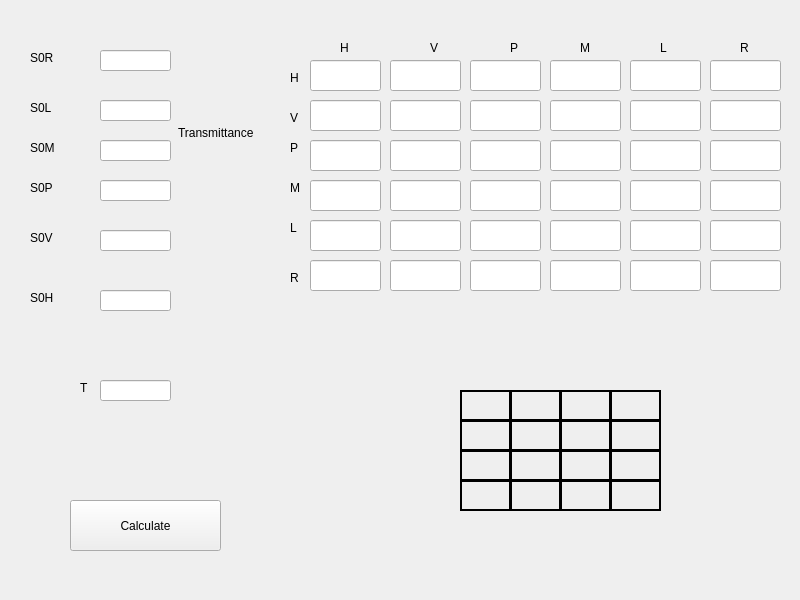
<?xml version="1.0" encoding="UTF-8"?>
<ui version="4.0">
 <class>MainWindow</class>
 <widget class="QMainWindow" name="MainWindow">
  <property name="geometry">
   <rect>
    <x>0</x>
    <y>0</y>
    <width>800</width>
    <height>600</height>
   </rect>
  </property>
  <property name="windowTitle">
   <string>MainWindow</string>
  </property>
  <widget class="QWidget" name="centralwidget">
   <widget class="QLabel" name="Htran">
    <property name="geometry">
     <rect>
      <x>290</x>
      <y>70</y>
      <width>16</width>
      <height>16</height>
     </rect>
    </property>
    <property name="text">
     <string>H </string>
    </property>
   </widget>
   <widget class="QLabel" name="Vtran">
    <property name="geometry">
     <rect>
      <x>290</x>
      <y>110</y>
      <width>16</width>
      <height>16</height>
     </rect>
    </property>
    <property name="text">
     <string>V</string>
    </property>
   </widget>
   <widget class="QLabel" name="Mtran">
    <property name="geometry">
     <rect>
      <x>290</x>
      <y>180</y>
      <width>16</width>
      <height>16</height>
     </rect>
    </property>
    <property name="text">
     <string>M</string>
    </property>
   </widget>
   <widget class="QLabel" name="Ptran">
    <property name="geometry">
     <rect>
      <x>290</x>
      <y>140</y>
      <width>16</width>
      <height>16</height>
     </rect>
    </property>
    <property name="text">
     <string>P</string>
    </property>
   </widget>
   <widget class="QLabel" name="Hrec">
    <property name="geometry">
     <rect>
      <x>340</x>
      <y>40</y>
      <width>16</width>
      <height>16</height>
     </rect>
    </property>
    <property name="text">
     <string>H </string>
    </property>
   </widget>
   <widget class="QLabel" name="Mrec">
    <property name="geometry">
     <rect>
      <x>580</x>
      <y>40</y>
      <width>16</width>
      <height>16</height>
     </rect>
    </property>
    <property name="text">
     <string>M</string>
    </property>
   </widget>
   <widget class="QLabel" name="Prec">
    <property name="geometry">
     <rect>
      <x>510</x>
      <y>40</y>
      <width>16</width>
      <height>16</height>
     </rect>
    </property>
    <property name="text">
     <string>P</string>
    </property>
   </widget>
   <widget class="QLabel" name="Vrec">
    <property name="geometry">
     <rect>
      <x>430</x>
      <y>40</y>
      <width>16</width>
      <height>16</height>
     </rect>
    </property>
    <property name="text">
     <string>V</string>
    </property>
   </widget>
   <widget class="QPushButton" name="calculate">
    <property name="geometry">
     <rect>
      <x>70</x>
      <y>500</y>
      <width>151</width>
      <height>51</height>
     </rect>
    </property>
    <property name="text">
     <string>Calculate</string>
    </property>
   </widget>
   <widget class="QLabel" name="label_9">
    <property name="geometry">
     <rect>
      <x>30</x>
      <y>50</y>
      <width>59</width>
      <height>16</height>
     </rect>
    </property>
    <property name="text">
     <string>S0R</string>
    </property>
   </widget>
   <widget class="QLabel" name="label_10">
    <property name="geometry">
     <rect>
      <x>30</x>
      <y>140</y>
      <width>59</width>
      <height>16</height>
     </rect>
    </property>
    <property name="text">
     <string>S0M</string>
    </property>
   </widget>
   <widget class="QLabel" name="label_11">
    <property name="geometry">
     <rect>
      <x>30</x>
      <y>100</y>
      <width>59</width>
      <height>16</height>
     </rect>
    </property>
    <property name="text">
     <string>S0L</string>
    </property>
   </widget>
   <widget class="QLabel" name="label_12">
    <property name="geometry">
     <rect>
      <x>30</x>
      <y>180</y>
      <width>59</width>
      <height>16</height>
     </rect>
    </property>
    <property name="text">
     <string>S0P</string>
    </property>
   </widget>
   <widget class="QLabel" name="label_13">
    <property name="geometry">
     <rect>
      <x>30</x>
      <y>230</y>
      <width>59</width>
      <height>16</height>
     </rect>
    </property>
    <property name="text">
     <string>S0V</string>
    </property>
   </widget>
   <widget class="QLabel" name="label_14">
    <property name="geometry">
     <rect>
      <x>30</x>
      <y>290</y>
      <width>59</width>
      <height>16</height>
     </rect>
    </property>
    <property name="text">
     <string>S0H</string>
    </property>
   </widget>
   <widget class="QLabel" name="label_15">
    <property name="geometry">
     <rect>
      <x>178</x>
      <y>120</y>
      <width>91</width>
      <height>20</height>
     </rect>
    </property>
    <property name="text">
     <string>Transmittance</string>
    </property>
    <property name="alignment">
     <set>Qt::AlignBottom|Qt::AlignLeading|Qt::AlignLeft</set>
    </property>
   </widget>
   <widget class="QLabel" name="T">
    <property name="geometry">
     <rect>
      <x>80</x>
      <y>380</y>
      <width>21</width>
      <height>16</height>
     </rect>
    </property>
    <property name="text">
     <string>T</string>
    </property>
   </widget>
   <widget class="QLineEdit" name="S0R">
    <property name="geometry">
     <rect>
      <x>100</x>
      <y>50</y>
      <width>71</width>
      <height>21</height>
     </rect>
    </property>
   </widget>
   <widget class="QLineEdit" name="HH">
    <property name="geometry">
     <rect>
      <x>310</x>
      <y>60</y>
      <width>71</width>
      <height>31</height>
     </rect>
    </property>
   </widget>
   <widget class="QLineEdit" name="VH">
    <property name="geometry">
     <rect>
      <x>310</x>
      <y>100</y>
      <width>71</width>
      <height>31</height>
     </rect>
    </property>
   </widget>
   <widget class="QLineEdit" name="PH">
    <property name="geometry">
     <rect>
      <x>310</x>
      <y>140</y>
      <width>71</width>
      <height>31</height>
     </rect>
    </property>
   </widget>
   <widget class="QLineEdit" name="MH">
    <property name="geometry">
     <rect>
      <x>310</x>
      <y>180</y>
      <width>71</width>
      <height>31</height>
     </rect>
    </property>
   </widget>
   <widget class="QLineEdit" name="HV">
    <property name="geometry">
     <rect>
      <x>390</x>
      <y>60</y>
      <width>71</width>
      <height>31</height>
     </rect>
    </property>
   </widget>
   <widget class="QLineEdit" name="VV">
    <property name="geometry">
     <rect>
      <x>390</x>
      <y>100</y>
      <width>71</width>
      <height>31</height>
     </rect>
    </property>
   </widget>
   <widget class="QLineEdit" name="PV">
    <property name="geometry">
     <rect>
      <x>390</x>
      <y>140</y>
      <width>71</width>
      <height>31</height>
     </rect>
    </property>
   </widget>
   <widget class="QLineEdit" name="MV">
    <property name="geometry">
     <rect>
      <x>390</x>
      <y>180</y>
      <width>71</width>
      <height>31</height>
     </rect>
    </property>
   </widget>
   <widget class="QLineEdit" name="HP">
    <property name="geometry">
     <rect>
      <x>470</x>
      <y>60</y>
      <width>71</width>
      <height>31</height>
     </rect>
    </property>
   </widget>
   <widget class="QLineEdit" name="VP">
    <property name="geometry">
     <rect>
      <x>470</x>
      <y>100</y>
      <width>71</width>
      <height>31</height>
     </rect>
    </property>
   </widget>
   <widget class="QLineEdit" name="PP">
    <property name="geometry">
     <rect>
      <x>470</x>
      <y>140</y>
      <width>71</width>
      <height>31</height>
     </rect>
    </property>
   </widget>
   <widget class="QLineEdit" name="MP">
    <property name="geometry">
     <rect>
      <x>470</x>
      <y>180</y>
      <width>71</width>
      <height>31</height>
     </rect>
    </property>
   </widget>
   <widget class="QLineEdit" name="HM">
    <property name="geometry">
     <rect>
      <x>550</x>
      <y>60</y>
      <width>71</width>
      <height>31</height>
     </rect>
    </property>
   </widget>
   <widget class="QLineEdit" name="VM">
    <property name="geometry">
     <rect>
      <x>550</x>
      <y>100</y>
      <width>71</width>
      <height>31</height>
     </rect>
    </property>
   </widget>
   <widget class="QLineEdit" name="PM">
    <property name="geometry">
     <rect>
      <x>550</x>
      <y>140</y>
      <width>71</width>
      <height>31</height>
     </rect>
    </property>
   </widget>
   <widget class="QLineEdit" name="MM">
    <property name="geometry">
     <rect>
      <x>550</x>
      <y>180</y>
      <width>71</width>
      <height>31</height>
     </rect>
    </property>
   </widget>
   <widget class="QLineEdit" name="S0H">
    <property name="geometry">
     <rect>
      <x>100</x>
      <y>290</y>
      <width>71</width>
      <height>21</height>
     </rect>
    </property>
   </widget>
   <widget class="QLineEdit" name="S0V">
    <property name="geometry">
     <rect>
      <x>100</x>
      <y>230</y>
      <width>71</width>
      <height>21</height>
     </rect>
    </property>
   </widget>
   <widget class="QLineEdit" name="S0P">
    <property name="geometry">
     <rect>
      <x>100</x>
      <y>180</y>
      <width>71</width>
      <height>21</height>
     </rect>
    </property>
   </widget>
   <widget class="QLineEdit" name="S0M">
    <property name="geometry">
     <rect>
      <x>100</x>
      <y>140</y>
      <width>71</width>
      <height>21</height>
     </rect>
    </property>
   </widget>
   <widget class="QLineEdit" name="S0L">
    <property name="geometry">
     <rect>
      <x>100</x>
      <y>100</y>
      <width>71</width>
      <height>21</height>
     </rect>
    </property>
   </widget>
   <widget class="QLineEdit" name="PL">
    <property name="geometry">
     <rect>
      <x>630</x>
      <y>140</y>
      <width>71</width>
      <height>31</height>
     </rect>
    </property>
   </widget>
   <widget class="QLineEdit" name="VL">
    <property name="geometry">
     <rect>
      <x>630</x>
      <y>100</y>
      <width>71</width>
      <height>31</height>
     </rect>
    </property>
   </widget>
   <widget class="QLineEdit" name="ML">
    <property name="geometry">
     <rect>
      <x>630</x>
      <y>180</y>
      <width>71</width>
      <height>31</height>
     </rect>
    </property>
   </widget>
   <widget class="QLineEdit" name="HL">
    <property name="geometry">
     <rect>
      <x>630</x>
      <y>60</y>
      <width>71</width>
      <height>31</height>
     </rect>
    </property>
   </widget>
   <widget class="QLineEdit" name="PR">
    <property name="geometry">
     <rect>
      <x>710</x>
      <y>140</y>
      <width>71</width>
      <height>31</height>
     </rect>
    </property>
   </widget>
   <widget class="QLineEdit" name="VR">
    <property name="geometry">
     <rect>
      <x>710</x>
      <y>100</y>
      <width>71</width>
      <height>31</height>
     </rect>
    </property>
   </widget>
   <widget class="QLineEdit" name="MR">
    <property name="geometry">
     <rect>
      <x>710</x>
      <y>180</y>
      <width>71</width>
      <height>31</height>
     </rect>
    </property>
   </widget>
   <widget class="QLineEdit" name="HR">
    <property name="geometry">
     <rect>
      <x>710</x>
      <y>60</y>
      <width>71</width>
      <height>31</height>
     </rect>
    </property>
   </widget>
   <widget class="QLineEdit" name="LR">
    <property name="geometry">
     <rect>
      <x>710</x>
      <y>220</y>
      <width>71</width>
      <height>31</height>
     </rect>
    </property>
   </widget>
   <widget class="QLineEdit" name="LH">
    <property name="geometry">
     <rect>
      <x>310</x>
      <y>220</y>
      <width>71</width>
      <height>31</height>
     </rect>
    </property>
   </widget>
   <widget class="QLineEdit" name="LV">
    <property name="geometry">
     <rect>
      <x>390</x>
      <y>220</y>
      <width>71</width>
      <height>31</height>
     </rect>
    </property>
   </widget>
   <widget class="QLineEdit" name="LM">
    <property name="geometry">
     <rect>
      <x>550</x>
      <y>220</y>
      <width>71</width>
      <height>31</height>
     </rect>
    </property>
   </widget>
   <widget class="QLineEdit" name="LL">
    <property name="geometry">
     <rect>
      <x>630</x>
      <y>220</y>
      <width>71</width>
      <height>31</height>
     </rect>
    </property>
   </widget>
   <widget class="QLineEdit" name="LP">
    <property name="geometry">
     <rect>
      <x>470</x>
      <y>220</y>
      <width>71</width>
      <height>31</height>
     </rect>
    </property>
   </widget>
   <widget class="QLineEdit" name="RR">
    <property name="geometry">
     <rect>
      <x>710</x>
      <y>260</y>
      <width>71</width>
      <height>31</height>
     </rect>
    </property>
   </widget>
   <widget class="QLineEdit" name="RH">
    <property name="geometry">
     <rect>
      <x>310</x>
      <y>260</y>
      <width>71</width>
      <height>31</height>
     </rect>
    </property>
   </widget>
   <widget class="QLineEdit" name="RV">
    <property name="geometry">
     <rect>
      <x>390</x>
      <y>260</y>
      <width>71</width>
      <height>31</height>
     </rect>
    </property>
   </widget>
   <widget class="QLineEdit" name="RM">
    <property name="geometry">
     <rect>
      <x>550</x>
      <y>260</y>
      <width>71</width>
      <height>31</height>
     </rect>
    </property>
   </widget>
   <widget class="QLineEdit" name="RL">
    <property name="geometry">
     <rect>
      <x>630</x>
      <y>260</y>
      <width>71</width>
      <height>31</height>
     </rect>
    </property>
   </widget>
   <widget class="QLineEdit" name="RP">
    <property name="geometry">
     <rect>
      <x>470</x>
      <y>260</y>
      <width>71</width>
      <height>31</height>
     </rect>
    </property>
   </widget>
   <widget class="QLabel" name="Ltrans">
    <property name="geometry">
     <rect>
      <x>290</x>
      <y>220</y>
      <width>16</width>
      <height>16</height>
     </rect>
    </property>
    <property name="text">
     <string>L</string>
    </property>
   </widget>
   <widget class="QLabel" name="Rtrans">
    <property name="geometry">
     <rect>
      <x>290</x>
      <y>270</y>
      <width>16</width>
      <height>16</height>
     </rect>
    </property>
    <property name="text">
     <string>R</string>
    </property>
   </widget>
   <widget class="QLabel" name="Lrec">
    <property name="geometry">
     <rect>
      <x>660</x>
      <y>40</y>
      <width>16</width>
      <height>16</height>
     </rect>
    </property>
    <property name="text">
     <string>L</string>
    </property>
   </widget>
   <widget class="QLabel" name="Rrec">
    <property name="geometry">
     <rect>
      <x>740</x>
      <y>40</y>
      <width>16</width>
      <height>16</height>
     </rect>
    </property>
    <property name="text">
     <string>R</string>
    </property>
   </widget>
   <widget class="QLabel" name="m00">
    <property name="geometry">
     <rect>
      <x>460</x>
      <y>390</y>
      <width>51</width>
      <height>31</height>
     </rect>
    </property>
    <property name="frameShape">
     <enum>QFrame::Box</enum>
    </property>
    <property name="frameShadow">
     <enum>QFrame::Plain</enum>
    </property>
    <property name="lineWidth">
     <number>2</number>
    </property>
    <property name="text">
     <string/>
    </property>
   </widget>
   <widget class="QLabel" name="m01">
    <property name="geometry">
     <rect>
      <x>510</x>
      <y>390</y>
      <width>51</width>
      <height>31</height>
     </rect>
    </property>
    <property name="frameShape">
     <enum>QFrame::Box</enum>
    </property>
    <property name="frameShadow">
     <enum>QFrame::Plain</enum>
    </property>
    <property name="lineWidth">
     <number>2</number>
    </property>
    <property name="text">
     <string/>
    </property>
   </widget>
   <widget class="QLabel" name="m02">
    <property name="geometry">
     <rect>
      <x>560</x>
      <y>390</y>
      <width>51</width>
      <height>31</height>
     </rect>
    </property>
    <property name="frameShape">
     <enum>QFrame::Box</enum>
    </property>
    <property name="frameShadow">
     <enum>QFrame::Plain</enum>
    </property>
    <property name="lineWidth">
     <number>2</number>
    </property>
    <property name="text">
     <string/>
    </property>
   </widget>
   <widget class="QLabel" name="m03">
    <property name="geometry">
     <rect>
      <x>610</x>
      <y>390</y>
      <width>51</width>
      <height>31</height>
     </rect>
    </property>
    <property name="frameShape">
     <enum>QFrame::Box</enum>
    </property>
    <property name="frameShadow">
     <enum>QFrame::Plain</enum>
    </property>
    <property name="lineWidth">
     <number>2</number>
    </property>
    <property name="text">
     <string/>
    </property>
   </widget>
   <widget class="QLabel" name="m12">
    <property name="geometry">
     <rect>
      <x>560</x>
      <y>420</y>
      <width>51</width>
      <height>31</height>
     </rect>
    </property>
    <property name="frameShape">
     <enum>QFrame::Box</enum>
    </property>
    <property name="frameShadow">
     <enum>QFrame::Plain</enum>
    </property>
    <property name="lineWidth">
     <number>2</number>
    </property>
    <property name="text">
     <string/>
    </property>
   </widget>
   <widget class="QLabel" name="m11">
    <property name="geometry">
     <rect>
      <x>510</x>
      <y>420</y>
      <width>51</width>
      <height>31</height>
     </rect>
    </property>
    <property name="frameShape">
     <enum>QFrame::Box</enum>
    </property>
    <property name="frameShadow">
     <enum>QFrame::Plain</enum>
    </property>
    <property name="lineWidth">
     <number>2</number>
    </property>
    <property name="text">
     <string/>
    </property>
   </widget>
   <widget class="QLabel" name="m10">
    <property name="geometry">
     <rect>
      <x>460</x>
      <y>420</y>
      <width>51</width>
      <height>31</height>
     </rect>
    </property>
    <property name="frameShape">
     <enum>QFrame::Box</enum>
    </property>
    <property name="frameShadow">
     <enum>QFrame::Plain</enum>
    </property>
    <property name="lineWidth">
     <number>2</number>
    </property>
    <property name="text">
     <string/>
    </property>
   </widget>
   <widget class="QLabel" name="m13">
    <property name="geometry">
     <rect>
      <x>610</x>
      <y>420</y>
      <width>51</width>
      <height>31</height>
     </rect>
    </property>
    <property name="frameShape">
     <enum>QFrame::Box</enum>
    </property>
    <property name="frameShadow">
     <enum>QFrame::Plain</enum>
    </property>
    <property name="lineWidth">
     <number>2</number>
    </property>
    <property name="text">
     <string/>
    </property>
   </widget>
   <widget class="QLabel" name="m22">
    <property name="geometry">
     <rect>
      <x>560</x>
      <y>450</y>
      <width>51</width>
      <height>31</height>
     </rect>
    </property>
    <property name="frameShape">
     <enum>QFrame::Box</enum>
    </property>
    <property name="frameShadow">
     <enum>QFrame::Plain</enum>
    </property>
    <property name="lineWidth">
     <number>2</number>
    </property>
    <property name="text">
     <string/>
    </property>
   </widget>
   <widget class="QLabel" name="m21">
    <property name="geometry">
     <rect>
      <x>510</x>
      <y>450</y>
      <width>51</width>
      <height>31</height>
     </rect>
    </property>
    <property name="frameShape">
     <enum>QFrame::Box</enum>
    </property>
    <property name="frameShadow">
     <enum>QFrame::Plain</enum>
    </property>
    <property name="lineWidth">
     <number>2</number>
    </property>
    <property name="text">
     <string/>
    </property>
   </widget>
   <widget class="QLabel" name="m20">
    <property name="geometry">
     <rect>
      <x>460</x>
      <y>450</y>
      <width>51</width>
      <height>31</height>
     </rect>
    </property>
    <property name="frameShape">
     <enum>QFrame::Box</enum>
    </property>
    <property name="frameShadow">
     <enum>QFrame::Plain</enum>
    </property>
    <property name="lineWidth">
     <number>2</number>
    </property>
    <property name="text">
     <string/>
    </property>
   </widget>
   <widget class="QLabel" name="m23">
    <property name="geometry">
     <rect>
      <x>610</x>
      <y>450</y>
      <width>51</width>
      <height>31</height>
     </rect>
    </property>
    <property name="frameShape">
     <enum>QFrame::Box</enum>
    </property>
    <property name="frameShadow">
     <enum>QFrame::Plain</enum>
    </property>
    <property name="lineWidth">
     <number>2</number>
    </property>
    <property name="text">
     <string/>
    </property>
   </widget>
   <widget class="QLabel" name="m32">
    <property name="geometry">
     <rect>
      <x>560</x>
      <y>480</y>
      <width>51</width>
      <height>31</height>
     </rect>
    </property>
    <property name="frameShape">
     <enum>QFrame::Box</enum>
    </property>
    <property name="frameShadow">
     <enum>QFrame::Plain</enum>
    </property>
    <property name="lineWidth">
     <number>2</number>
    </property>
    <property name="text">
     <string/>
    </property>
   </widget>
   <widget class="QLabel" name="m31">
    <property name="geometry">
     <rect>
      <x>510</x>
      <y>480</y>
      <width>51</width>
      <height>31</height>
     </rect>
    </property>
    <property name="frameShape">
     <enum>QFrame::Box</enum>
    </property>
    <property name="frameShadow">
     <enum>QFrame::Plain</enum>
    </property>
    <property name="lineWidth">
     <number>2</number>
    </property>
    <property name="text">
     <string/>
    </property>
   </widget>
   <widget class="QLabel" name="m30">
    <property name="geometry">
     <rect>
      <x>460</x>
      <y>480</y>
      <width>51</width>
      <height>31</height>
     </rect>
    </property>
    <property name="frameShape">
     <enum>QFrame::Box</enum>
    </property>
    <property name="frameShadow">
     <enum>QFrame::Plain</enum>
    </property>
    <property name="lineWidth">
     <number>2</number>
    </property>
    <property name="text">
     <string/>
    </property>
   </widget>
   <widget class="QLabel" name="m33">
    <property name="geometry">
     <rect>
      <x>610</x>
      <y>480</y>
      <width>51</width>
      <height>31</height>
     </rect>
    </property>
    <property name="frameShape">
     <enum>QFrame::Box</enum>
    </property>
    <property name="frameShadow">
     <enum>QFrame::Plain</enum>
    </property>
    <property name="lineWidth">
     <number>2</number>
    </property>
    <property name="text">
     <string/>
    </property>
   </widget>
   <widget class="QLineEdit" name="TT">
    <property name="geometry">
     <rect>
      <x>100</x>
      <y>380</y>
      <width>71</width>
      <height>21</height>
     </rect>
    </property>
   </widget>
  </widget>
 </widget>
 <resources/>
 <connections/>
</ui>
